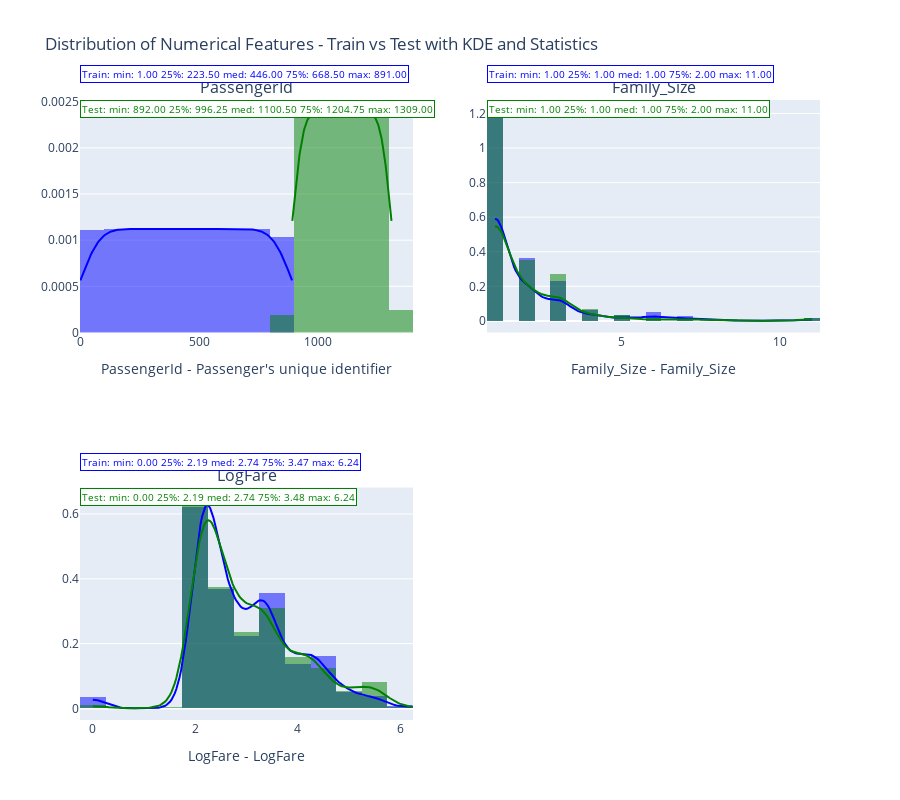

Here is the notebook cell this chart was saved with:
### Code cell
plot_train_test_distributions_plotly(train, test, numerical_features_train)

### Figure 1 — Plotly figure (JSON) as saved in the notebook; plotly's stock layout.template omitted (floating-point values rounded to 4 significant figures; data arrays with more than 128 entries replaced by an {"elided": "..."} marker saying what was removed)
{"data": [{"histnorm": "probability density", "marker": {"color": "blue"}, "name": "Train - PassengerId", "nbinsx": 9, "opacity": 0.5, "type": "histogram", "x": {"elided": "891 int values"}, "xaxis": "x", "yaxis": "y"}, {"histnorm": "probability density", "marker": {"color": "green"}, "name": "Test - PassengerId", "nbinsx": 7, "opacity": 0.5, "type": "histogram", "x": {"elided": "418 int values"}, "xaxis": "x", "yaxis": "y"}, {"line": {"color": "blue", "width": 2}, "mode": "lines", "name": "KDE PassengerId", "type": "scatter", "x": {"elided": "200 float values"}, "xaxis": "x", "y": {"elided": "200 float values"}, "yaxis": "y"}, {"line": {"color": "green", "width": 2}, "mode": "lines", "name": "KDE PassengerId", "type": "scatter", "x": {"elided": "200 float values"}, "xaxis": "x", "y": {"elided": "200 float values"}, "yaxis": "y"}, {"histnorm": "probability density", "marker": {"color": "blue"}, "name": "Train - Family_Size", "nbinsx": 48, "opacity": 0.5, "type": "histogram", "x": {"elided": "891 int values"}, "xaxis": "x2", "yaxis": "y2"}, {"histnorm": "probability density", "marker": {"color": "green"}, "name": "Test - Family_Size", "nbinsx": 37, "opacity": 0.5, "type": "histogram", "x": {"elided": "418 int values"}, "xaxis": "x2", "yaxis": "y2"}, {"line": {"color": "blue", "width": 2}, "mode": "lines", "name": "KDE Family_Size", "type": "scatter", "x": {"elided": "200 float values"}, "xaxis": "x2", "y": {"elided": "200 float values"}, "yaxis": "y2"}, {"line": {"color": "green", "width": 2}, "mode": "lines", "name": "KDE Family_Size", "type": "scatter", "x": {"elided": "200 float values"}, "xaxis": "x2", "y": {"elided": "200 float values"}, "yaxis": "y2"}, {"histnorm": "probability density", "marker": {"color": "blue"}, "name": "Train - LogFare", "nbinsx": 23, "opacity": 0.5, "type": "histogram", "x": {"elided": "891 float values"}, "xaxis": "x3", "yaxis": "y3"}, {"histnorm": "probability density", "marker": {"color": "green"}, "name": "Test - LogFare", "nbinsx": 18, "opacity": 0.5, "type": "histogram", "x": {"elided": "418 float values"}, "xaxis": "x3", "yaxis": "y3"}, {"line": {"color": "blue", "width": 2}, "mode": "lines", "name": "KDE LogFare", "type": "scatter", "x": {"elided": "200 float values"}, "xaxis": "x3", "y": {"elided": "200 float values"}, "yaxis": "y3"}, {"line": {"color": "green", "width": 2}, "mode": "lines", "name": "KDE LogFare", "type": "scatter", "x": {"elided": "200 float values"}, "xaxis": "x3", "y": {"elided": "200 float values"}, "yaxis": "y3"}], "layout": {"annotations": [{"font": {"size": 16}, "showarrow": false, "text": "PassengerId", "x": 0.225, "xanchor": "center", "xref": "paper", "y": 1, "yanchor": "bottom", "yref": "paper"}, {"font": {"size": 16}, "showarrow": false, "text": "Family_Size", "x": 0.775, "xanchor": "center", "xref": "paper", "y": 1, "yanchor": "bottom", "yref": "paper"}, {"font": {"size": 16}, "showarrow": false, "text": "LogFare", "x": 0.225, "xanchor": "center", "xref": "paper", "y": 0.375, "yanchor": "bottom", "yref": "paper"}, {"align": "left", "bgcolor": "white", "bordercolor": "blue", "borderwidth": 1, "font": {"color": "blue", "size": 10}, "showarrow": false, "text": "Train:\nmin: 1.00\n25%: 223.50\nmed: 446.00\n75%: 668.50\nmax: 891.00", "x": 0, "xref": "x domain", "y": 1.15, "yref": "y domain"}, {"align": "left", "bgcolor": "white", "bordercolor": "green", "borderwidth": 1, "font": {"color": "green", "size": 10}, "showarrow": false, "text": "Test:\nmin: 892.00\n25%: 996.25\nmed: 1100.50\n75%: 1204.75\nmax: 1309.00", "x": 0, "xref": "x domain", "y": 1, "yref": "y domain"}, {"align": "left", "bgcolor": "white", "bordercolor": "blue", "borderwidth": 1, "font": {"color": "blue", "size": 10}, "showarrow": false, "text": "Train:\nmin: 1.00\n25%: 1.00\nmed: 1.00\n75%: 2.00\nmax: 11.00", "x": 0, "xref": "x2 domain", "y": 1.15, "yref": "y2 domain"}, {"align": "left", "bgcolor": "white", "bordercolor": "green", "borderwidth": 1, "font": {"color": "green", "size": 10}, "showarrow": false, "text": "Test:\nmin: 1.00\n25%: 1.00\nmed: 1.00\n75%: 2.00\nmax: 11.00", "x": 0, "xref": "x2 domain", "y": 1, "yref": "y2 domain"}, {"align": "left", "bgcolor": "white", "bordercolor": "blue", "borderwidth": 1, "font": {"color": "blue", "size": 10}, "showarrow": false, "text": "Train:\nmin: 0.00\n25%: 2.19\nmed: 2.74\n75%: 3.47\nmax: 6.24", "x": 0, "xref": "x3 domain", "y": 1.15, "yref": "y3 domain"}, {"align": "left", "bgcolor": "white", "bordercolor": "green", "borderwidth": 1, "font": {"color": "green", "size": 10}, "showarrow": false, "text": "Test:\nmin: 0.00\n25%: 2.19\nmed: 2.74\n75%: 3.48\nmax: 6.24", "x": 0, "xref": "x3 domain", "y": 1, "yref": "y3 domain"}], "barmode": "overlay", "height": 800, "showlegend": false, "title": {"text": "Distribution of Numerical Features - Train vs Test with KDE and Statistics"}, "width": 900, "xaxis": {"anchor": "y", "domain": [0, 0.45], "title": {"text": "PassengerId - Passenger's unique identifier"}}, "xaxis2": {"anchor": "y2", "domain": [0.55, 1], "title": {"text": "Family_Size - Family_Size"}}, "xaxis3": {"anchor": "y3", "domain": [0, 0.45], "title": {"text": "LogFare - LogFare"}}, "xaxis4": {"anchor": "y4", "domain": [0.55, 1]}, "yaxis": {"anchor": "x", "domain": [0.625, 1]}, "yaxis2": {"anchor": "x2", "domain": [0.625, 1]}, "yaxis3": {"anchor": "x3", "domain": [0, 0.375]}, "yaxis4": {"anchor": "x4", "domain": [0, 0.375]}}}
